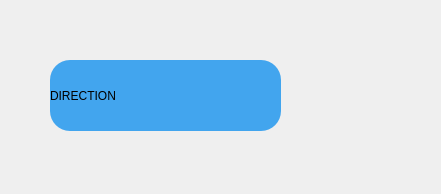
<?xml version="1.0" encoding="UTF-8"?>
<ui version="4.0">
 <class>Form</class>
 <widget class="QWidget" name="Form">
  <property name="geometry">
   <rect>
    <x>0</x>
    <y>0</y>
    <width>441</width>
    <height>194</height>
   </rect>
  </property>
  <property name="windowTitle">
   <string>Form</string>
  </property>
  <widget class="QPushButton" name="pushButton_2">
   <property name="geometry">
    <rect>
     <x>50</x>
     <y>60</y>
     <width>231</width>
     <height>71</height>
    </rect>
   </property>
   <property name="styleSheet">
    <string notr="true">/*background-color : rgb(168, 227, 142);rgb(57, 146, 228)*/
background-color : rgb(66, 165, 238);
/*border-style : outset;*/
border-radius : 20px;
border-width : 30 px;
border-color : beige;
text-align : left</string>
   </property>
   <property name="text">
    <string>DIRECTION</string>
   </property>
   <property name="icon">
    <iconset>
     <normaloff>../monCode/images/essaiAster.png</normaloff>../monCode/images/essaiAster.png</iconset>
   </property>
   <property name="iconSize">
    <size>
     <width>48</width>
     <height>48</height>
    </size>
   </property>
  </widget>
 </widget>
 <resources/>
 <connections/>
</ui>
